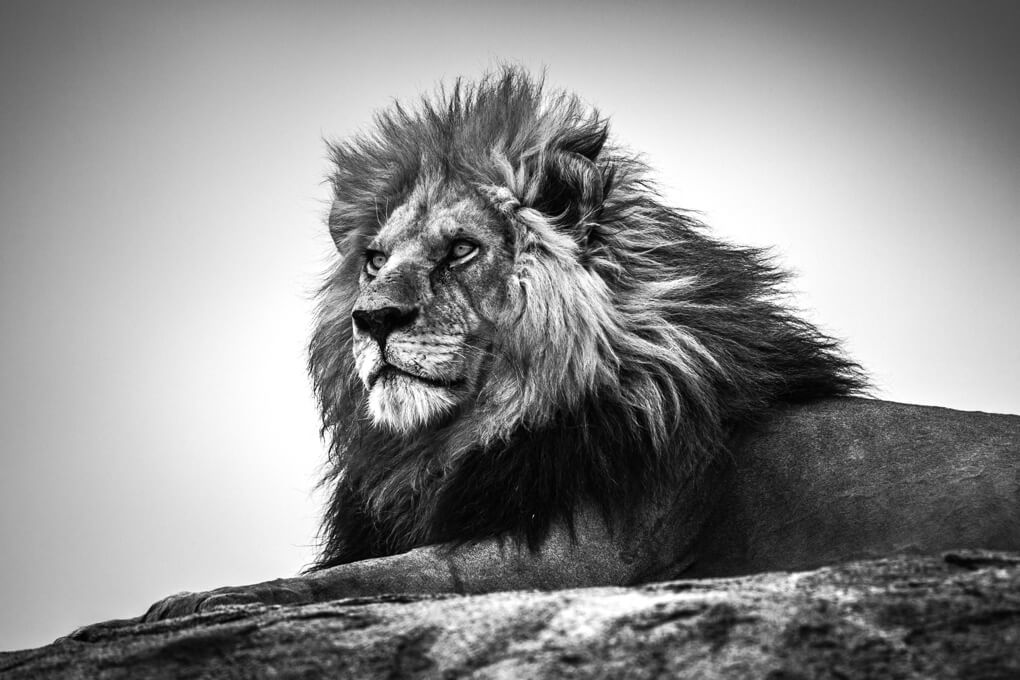
#> input picture lion.pgm, 1020 x 680 px
$ python OTSUSerial.py
#> lines starting #> are read from the running program, lines starting #| are printed output that depends on the picture; after the words box and inside, x2 and y2 are one past the last pixel; in counts of white or black regions, pixels touching at a corner belong together
from PIL import Image
import datetime
import imageio

MAX_IMAGESIZE = 4000
MAX_BRIGHTNESS = 255
GRAYLEVEL = 256
MAX_FILENAME = 256
MAX_BUFFERSIZE = 256

face = imageio.imread('lion.pgm')
#> face is the input picture: shape (680, 1020); min 0, max 255, mean 140.7
image1 = face
image2 = face
print(face.shape)
#| (680, 1020)
y_size1 = face.shape[0]
#> y_size1 = 680
x_size1 = face.shape[1]
#> x_size1 = 1020
hist = [0]*256
prob = [0.0]*256
myu = [0.0]*256
omega = [0.0]*256
sigma = [0.0]*256

def otsu_th():
    print("Otsu's binarization process starts now.\n")
    # /* Histogram generation */
    for y in range(0, y_size1):
        for x in range(0, x_size1):
            hist[image1[y][x]] += 1

    # /* calculation of probability density */
    for i in range(0, GRAYLEVEL):
        prob[i] = float(hist[i]) / (x_size1 * y_size1)
    for i in range(0, 256):
        print("Serial: " + str(prob[i]))
    # /* omega & myu generation */
    omega[0] = prob[0]
    myu[0] = 0.0  # /* 0.0 times prob[0] equals zero */
    for i in range(1, GRAYLEVEL):
        omega[i] = omega[i-1] + prob[i]
        myu[i] = myu[i-1] + i*prob[i]
#> after the loop, myu = 256 values from 0 to 140.7; omega = 256 values from 0.000215 to 1

    '''/* sigma maximization
     sigma stands for inter-class variance
     and determines optimal threshold value */'''
    threshold = 0
    max_sigma = 0.0
    for i in range(0, GRAYLEVEL-1):
        if (omega[i] != 0.0 and omega[i] != 1.0):
            sigma[i] = ((myu[GRAYLEVEL-1]*omega[i] - myu[i])
                        ** 2) / (omega[i]*(1.0 - omega[i]))
        else:
            sigma[i] = 0.0
        if (sigma[i] > max_sigma):
            max_sigma = sigma[i]
            threshold = i
#> after the loop, max_sigma = 4400.1; threshold = 133

    print("\nthreshold value = " + str(threshold))

    # /* binarization output into image2 */
    x_size2 = x_size1
#> x_size2 = 1020
    y_size2 = y_size1
#> y_size2 = 680
    for y in range(0, y_size2):
        for x in range(0, x_size2):
            if (image1[y][x] > threshold):
                image2[y][x] = MAX_BRIGHTNESS
            else:
                image2[y][x] = 0
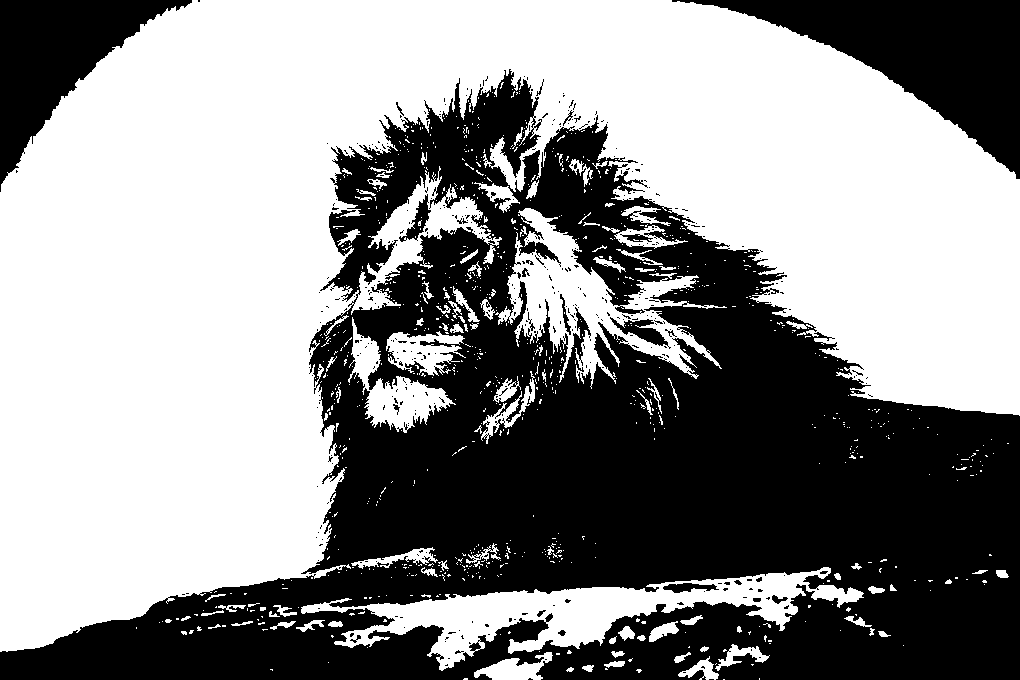
#> image2: shape (680, 1020); 55.4% white; 413 black regions (389 under 20 px), largest, box (x1, y1, x2, y2) and area: (0, 69, 1020, 680) 268075, (672, 0, 1020, 179) 23137, (0, 0, 192, 192) 14381
    print("End")


a = datetime.datetime.now()
otsu_th()
b = datetime.datetime.now()
print("Time: "+str(b-a))
img = Image.fromarray(image2)
img.save('OTSUS.png')
# img.show()
